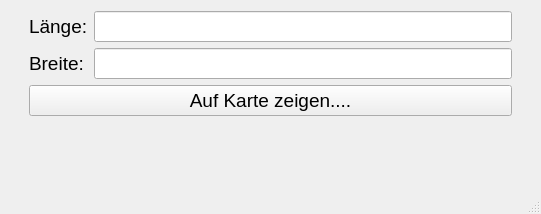
<?xml version="1.0" encoding="UTF-8"?>
<ui version="4.0">
 <class>MainWindow</class>
 <widget class="QMainWindow" name="MainWindow">
  <property name="geometry">
   <rect>
    <x>0</x>
    <y>0</y>
    <width>541</width>
    <height>214</height>
   </rect>
  </property>
  <property name="windowTitle">
   <string>MainWindow</string>
  </property>
  <widget class="QWidget" name="centralwidget">
   <layout class="QHBoxLayout" name="horizontalLayout">
    <item>
     <layout class="QFormLayout" name="formLayout">
      <property name="leftMargin">
       <number>20</number>
      </property>
      <property name="topMargin">
       <number>2</number>
      </property>
      <property name="rightMargin">
       <number>20</number>
      </property>
      <property name="bottomMargin">
       <number>20</number>
      </property>
      <item row="0" column="0">
       <widget class="QLabel" name="label">
        <property name="font">
         <font>
          <pointsize>14</pointsize>
         </font>
        </property>
        <property name="text">
         <string>Länge:</string>
        </property>
       </widget>
      </item>
      <item row="0" column="1">
       <widget class="QLineEdit" name="Laenge">
        <property name="font">
         <font>
          <pointsize>14</pointsize>
         </font>
        </property>
       </widget>
      </item>
      <item row="1" column="0">
       <widget class="QLabel" name="label_2">
        <property name="font">
         <font>
          <pointsize>14</pointsize>
         </font>
        </property>
        <property name="text">
         <string>Breite:</string>
        </property>
       </widget>
      </item>
      <item row="1" column="1">
       <widget class="QLineEdit" name="Breite">
        <property name="font">
         <font>
          <pointsize>14</pointsize>
         </font>
        </property>
       </widget>
      </item>
      <item row="2" column="0" colspan="2">
       <widget class="QPushButton" name="Karte">
        <property name="font">
         <font>
          <pointsize>14</pointsize>
         </font>
        </property>
        <property name="text">
         <string>Auf Karte zeigen....</string>
        </property>
       </widget>
      </item>
     </layout>
    </item>
   </layout>
  </widget>
  <widget class="QMenuBar" name="menubar">
   <property name="geometry">
    <rect>
     <x>0</x>
     <y>0</y>
     <width>541</width>
     <height>22</height>
    </rect>
   </property>
  </widget>
  <widget class="QStatusBar" name="statusbar"/>
 </widget>
 <resources/>
 <connections/>
</ui>
